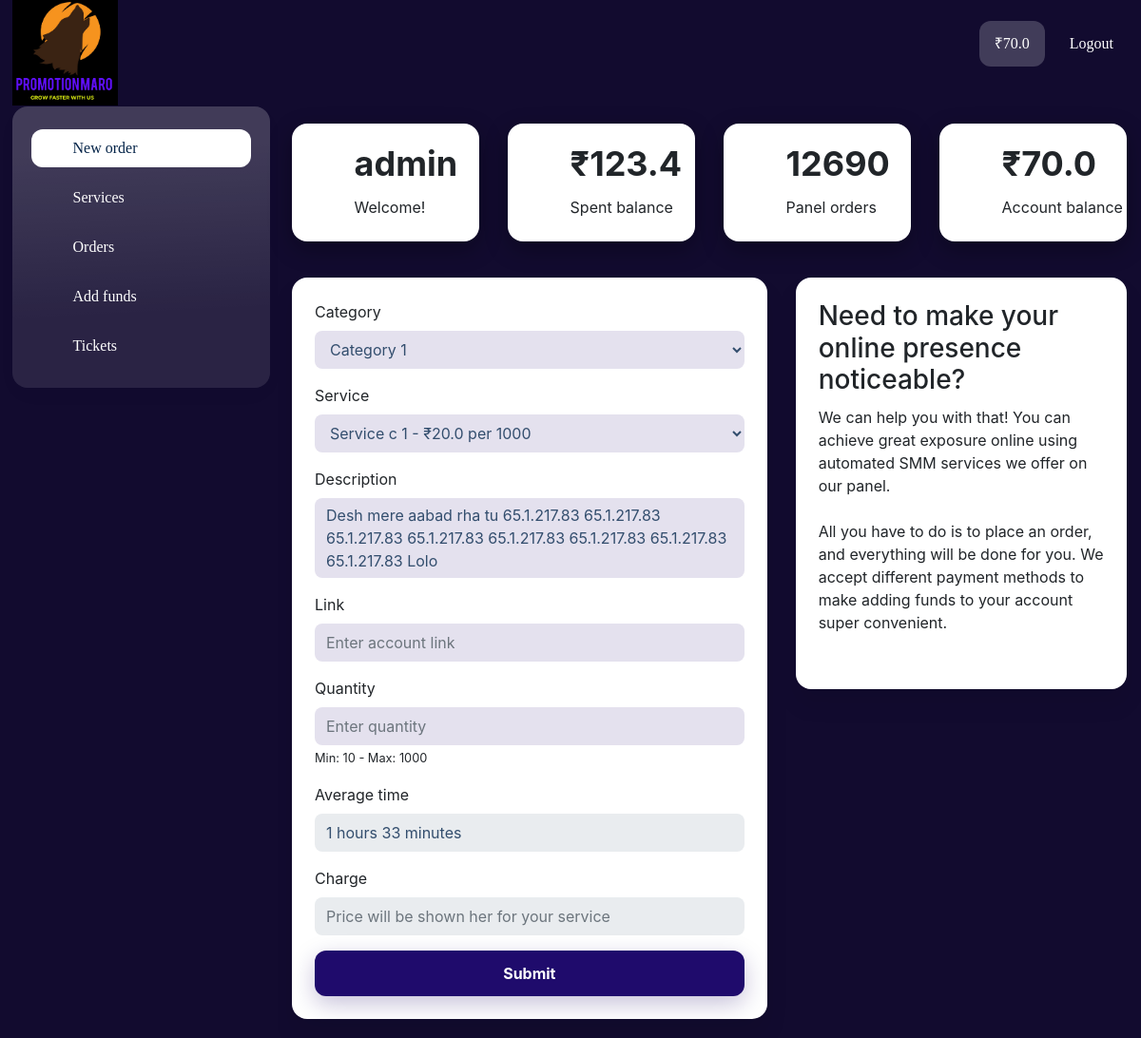
Page /dashboard (signed in) on the earlier database version.
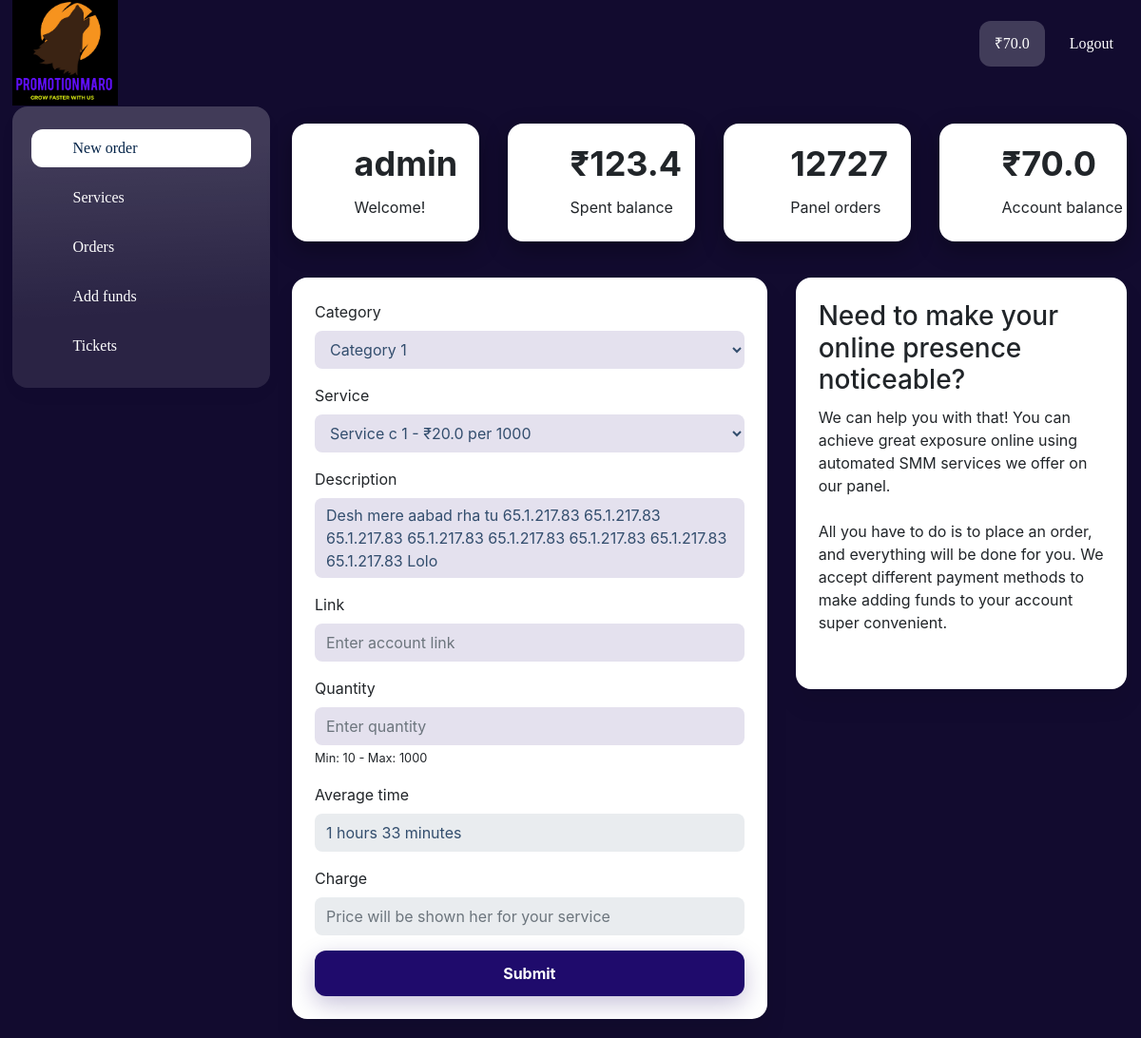
Same page on the later database version.
### dashboard/models.py (models this page shows)
class CounterOrder(models.Model):
    counter = models.IntegerField()

### dashboard/views.py (the view, shortened to what this page needs)
# urls.py: path('', include('dashboard.urls')),
@login_required
def dashboard(request):
    categories = CategoryModel.objects.filter(active=True)
    services = []
    for category in categories:
        service = ServicesModel.objects.filter(active=True, category=category)
        if service.count() > 0:
            category.services = service
            services.append(category)
    error_message = ""
    return render(request, "dashboard.html", {"categories": services})

### dashboard/templatetags/get_account_pay.py (called while the page is built)
@register.simple_tag
def get_account_balance(user):
    return AccountBalance.objects.get(user=user).money

@register.simple_tag
def get_spent_balance(user):
    balance = OrdersModel.objects.filter(user=user).exclude(status="Cancelled")
    total = 0
    for i in balance:
        total += i.charge
    return total

### dashboard/templatetags/get_live_updates.py (called while the page is built)
@register.simple_tag
def get_orders_count():
    counter = CounterOrder.objects.all().first()
    counter.counter = counter.counter + random.randint(2, 101)
    counter.save()
    return counter.counter

### dashboard/templates/dashboard.html (shortened to what the changed rows need)
{% extends 'base.html' %} {% block content %}
<div class="wrapper wrapper-sidebar-navbar">
    <div class="wrapper-content">
        <div class="wrapper-content__body">
            {% include 'components/dashboard_herosection.html' %}
        </div>
    </div>
</div>
{% endblock content %}

### dashboard/templates/components/dashboard_herosection.html (shortened to what the changed rows need)
{% load get_account_pay get_live_updates %}
    <div id="block_77">
        <div class="totals">
            <div class="container-fluid">
                <div
                    class="row align-items-start justify-content-start"
                >
                    <div class="col-lg-3 col-md-6 col-sm-12 mb-2 mt-2">
                        <div
                            class="card h-100"
                            style="
                                padding-top: 24px;
                                padding-bottom: 24px;
                                border-left-width: 0px;
                                border-right-width: 0px;
                                border-bottom-width: 0px;
                                border-top-width: 0px;
                                box-shadow: 0 8px 24px 0
                                    rgba(0, 0, 0, 0.32);
                                border-style: solid;
                            "
                        >
                            <div class="totals-block__card">
                                <div class="totals-block__card-right">
                                    <div class="totals-block__count">
                                        <div
                                            class="totals-block__count-value style-text-primary"
                                            style="
                                                font-size: 36px;
                                                line-height: 36px;
                                            "
                                        >
                                            {% get_orders_count %}
                                        </div>
                                    </div>
                                </div>
                            </div>
                        </div>
                    </div>
                </div>
            </div>
        </div>
    </div>

Differences in the rows shown:
changed CounterOrder: counter+id "12690" → "12727"
